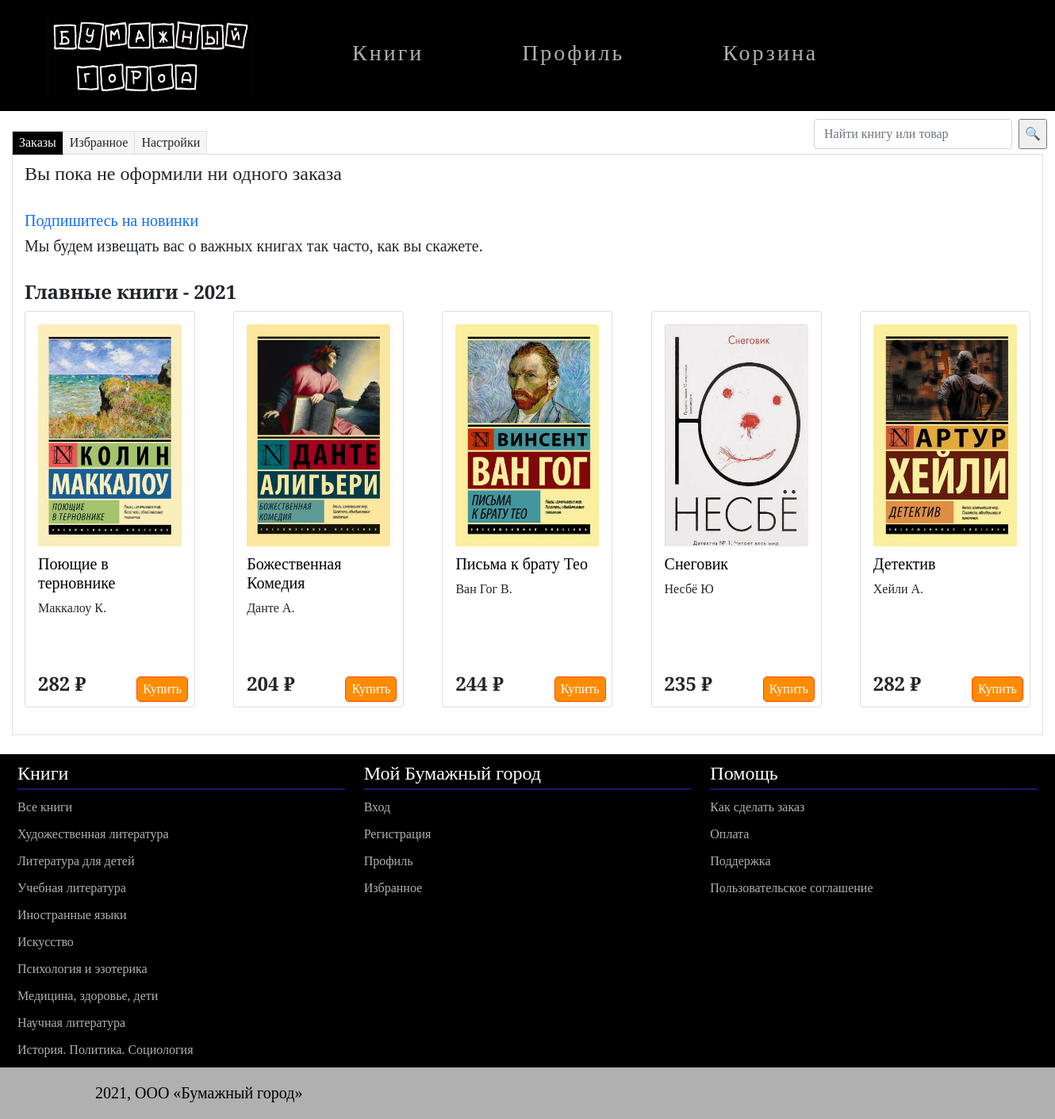
Before: /accounts/profile/ (signed in) with the older database file.
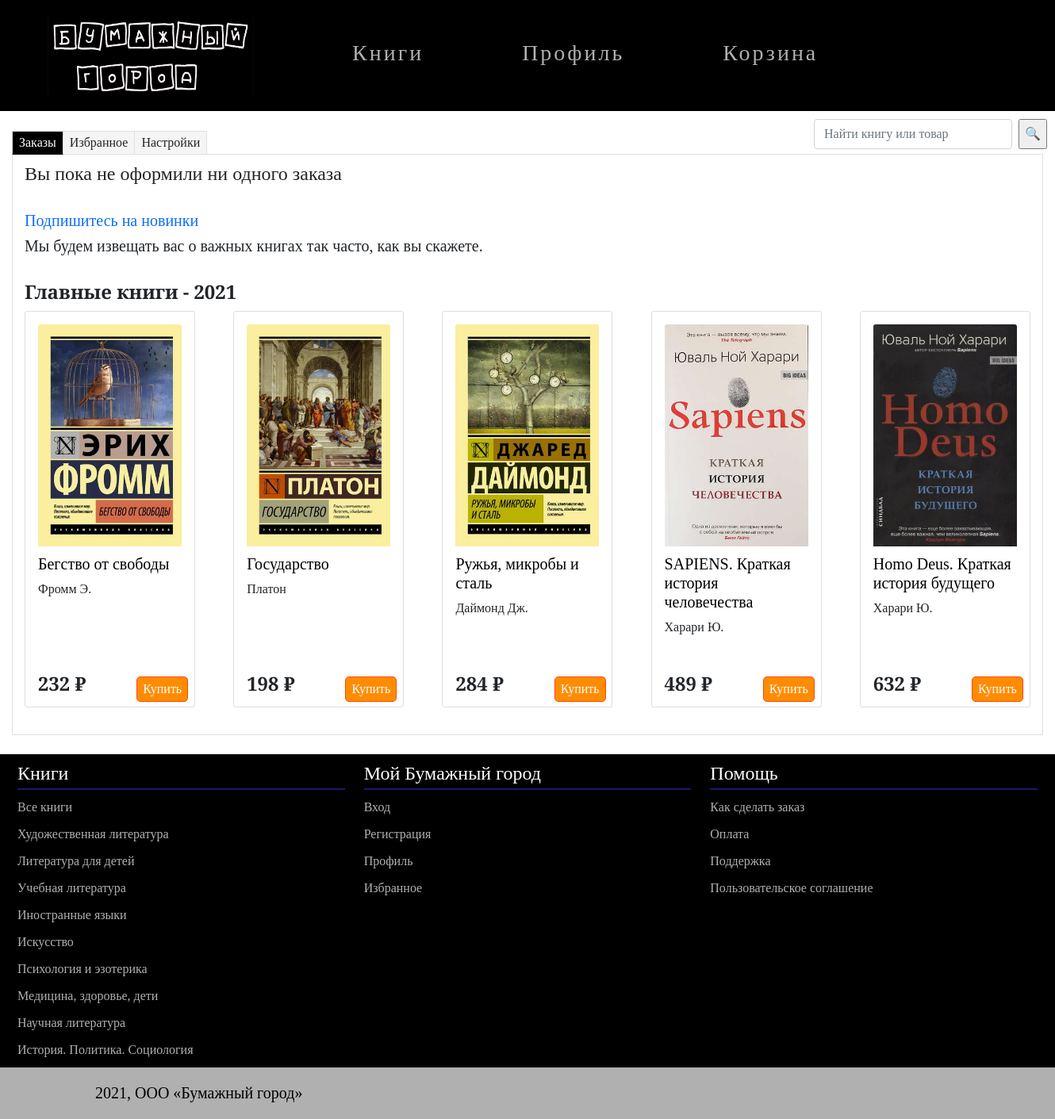
After: the same page with the newer database file.
### papercity_app/models.py (models this page shows, shortened)
class Books(models.Model):
    id = models.IntegerField
    title = models.CharField('Название', max_length=50)
    author = models.ManyToManyField(Author, verbose_name='автор')
    genre = models.ManyToManyField(Genre, verbose_name='жанр')
    description = models.TextField(max_length=3000)
    price = models.PositiveIntegerField('Стоимость', default=0)
    count = models.PositiveIntegerField('В наличии', default=1)
    photo = models.ImageField(upload_to="books/%Y/%m/%d/")
    category = models.ForeignKey(
        Category, verbose_name='Категория', on_delete=models.SET_NULL, null=True
    )
    url = models.SlugField(max_length=130, unique=True)
    class Meta:
        verbose_name = 'Книга'
        verbose_name_plural = 'Книги'

class Author(models.Model):
    name = models.CharField(max_length=100)
    class Meta:
        verbose_name = 'Автор'
        verbose_name_plural = 'Авторы'

class Category(models.Model):
    name = models.CharField(max_length=50)
    url = models.SlugField(max_length=160, unique=True)
    class Meta:
        verbose_name = 'Категория'
        verbose_name_plural = 'Категории'

### accounts/views.py (the view)
def edit(request):
    if request.method == 'POST':
        user_form = UserEditForm(instance=request.user, data=request.POST)
        if user_form.is_valid():
            user_form.save()
            return redirect("/accounts/profile/")
    else:
        user_form = UserEditForm(instance=request.user)
        return render(request,
                      'accounts/profile.html',
                      {'user_form': user_form})

### accounts/forms.py
class UserEditForm(forms.ModelForm):
    class Meta:
        model = User
        fields = ['username', 'email', 'first_name', 'last_name']

### papercity_app/templatetags/booktags.py (called while the page is built)
@register.inclusion_tag("papercity_app/tags/first_book.html")
def get_first_books():
    books = Books.objects.order_by("id")[:5]
    return {"first_books": books}

@register.inclusion_tag("papercity_app/tags/second_book.html")
def get_second_books():
    books = Books.objects.order_by("-id")[:5]
    return {"second_books": books}

@register.inclusion_tag("papercity_app/tags/categories.html")
def get_categories():
    category = Category.objects.all()
    return {"categories": category}

### accounts/templates/accounts/profile.html (shortened to what this page needs)
{% extends 'papercity_app/layout.html' %}&nbsp;{% block content %}
<br>
<div class="container1">
<div class="tabs">
    <label for="tab-btn-1">Заказы</label>
    <label for="tab-btn-2">Избранное</label>
    <label for="tab-btn-3">Настройки</label>
    <div id="content-1">
      <h4>Вы пока не оформили ни одного заказа</h4>
    <br>
        <a href=""><h5>Подпишитесь на новинки</h5></a>
        <h5>Мы будем извещать вас о важных книгах так часто, как вы скажете.</h5>
    <br>
    <h4><b>Главные книги - 2021</b></h4>
 {% load booktags %}
        {% get_second_books %}
        <br>
    </div>
 {% load booktags %}
</div>
</div>
    <br>
{% endblock content %}

### papercity_app/templates/papercity_app/tags/categories.html
{% for category in categories %}
<li><a href="/{{ category.url }}/">{{ category.name }}</a></li>
{% endfor %}

### papercity_app/templates/papercity_app/tags/second_book.html
    <div class="container1">
    <div class="row row-cols-1 row-cols-md-5 g-5">
    {% for books in second_books %}
   <div class="col">
    <div class="card" style="height: 500px; width: 215px">
      <div class="card-body">
        <img src="{{books.photo.url}}" class="card-img-top" height="280" width="200" alt="...">
          <a href="/{{ books.url }} " class="card-title"><h5>{{books.title}}</h5></a>
        <p class="card-text">
          {% for author in books.author.all %}
          {{author.name}}
          {% endfor %}
        </p>
        <div class="card_footer">
          <div class="row row-cols-2">
            <div class="col">
              <h4><b>{{books.price}} ₽</b></h4>
            </div>
            <div class="col">
              <button style="margin-left: 25px;color: white;">Купить</button>
            </div>
          </div>
        </div>
      </div>
    </div>
  </div>
    {% endfor %}
  </div>
  </div>

Changed rows visible on the page:
no longer on this page (row unchanged): Books: photo (picture), title "Поющие в терновнике", price "282"
no longer on this page (row unchanged): Author: name "Маккалоу К.", shown under "Поющие в терновнике"
no longer on this page (row unchanged): Books: photo (picture), title "Божественная Комедия", price "204"
no longer on this page (row unchanged): Author: name "Данте А.", shown under "Божественная Комедия"
no longer on this page (row unchanged): Books: photo (picture), title "Письма к брату Тео", price "244"
no longer on this page (row unchanged): Author: name "Ван Гог В.", shown under "Письма к брату Тео"
no longer on this page (row unchanged): Books: photo (picture), title "Снеговик", price "235"
no longer on this page (row unchanged): Author: name "Несбё Ю", shown under "Снеговик"
no longer on this page (row unchanged): Books: photo (picture), title "Детектив", price "282"
no longer on this page (row unchanged): Author: name "Хейли А.", shown under "Детектив"
added Books: photo (picture), title "Бегство от свободы", price "232"
added Author: name "Фромм Э.", shown under "Бегство от свободы"
added Books: photo (picture), title "Государство", price "198"
added Author: name "Платон", shown under "Государство"
added Books: photo (picture), title "Ружья, микробы и сталь", price "284"
added Author: name "Даймонд Дж.", shown under "Ружья, микробы и сталь"
added Books: photo (picture), title "SAPIENS. Краткая история человечества", price "489"
added Author: name "Харари Ю."
added Books: photo (picture), title "Homo Deus. Краткая история будущего", price "632"
